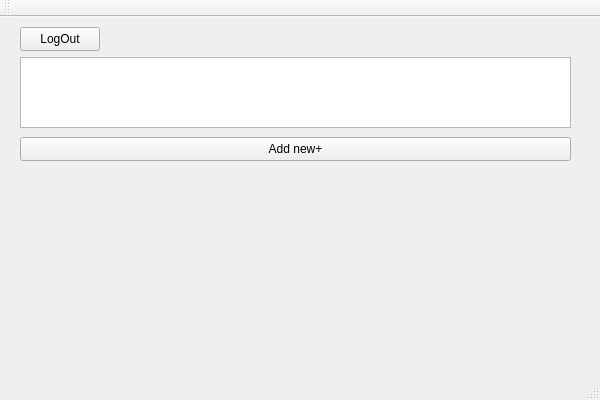
<?xml version="1.0" encoding="UTF-8"?>
<ui version="4.0">
 <class>MainMenuClass</class>
 <widget class="QMainWindow" name="MainMenuClass">
  <property name="geometry">
   <rect>
    <x>0</x>
    <y>0</y>
    <width>600</width>
    <height>400</height>
   </rect>
  </property>
  <property name="tabletTracking">
   <bool>false</bool>
  </property>
  <property name="windowTitle">
   <string>MainMenu</string>
  </property>
  <widget class="QWidget" name="centralWidget">
   <widget class="QPushButton" name="LogOut">
    <property name="geometry">
     <rect>
      <x>20</x>
      <y>10</y>
      <width>80</width>
      <height>24</height>
     </rect>
    </property>
    <property name="text">
     <string>LogOut</string>
    </property>
   </widget>
   <widget class="QTableWidget" name="WebsList">
    <property name="geometry">
     <rect>
      <x>20</x>
      <y>40</y>
      <width>551</width>
      <height>71</height>
     </rect>
    </property>
    <property name="selectionBehavior">
     <enum>QAbstractItemView::SelectionBehavior::SelectRows</enum>
    </property>
    <property name="showGrid">
     <bool>false</bool>
    </property>
    <property name="columnCount">
     <number>2</number>
    </property>
    <attribute name="horizontalHeaderVisible">
     <bool>false</bool>
    </attribute>
    <attribute name="verticalHeaderVisible">
     <bool>false</bool>
    </attribute>
    <column/>
    <column/>
   </widget>
   <widget class="QPushButton" name="AddNew">
    <property name="geometry">
     <rect>
      <x>20</x>
      <y>120</y>
      <width>551</width>
      <height>24</height>
     </rect>
    </property>
    <property name="text">
     <string>Add new+</string>
    </property>
   </widget>
   <widget class="QLabel" name="Username">
    <property name="geometry">
     <rect>
      <x>180</x>
      <y>10</y>
      <width>201</width>
      <height>16</height>
     </rect>
    </property>
    <property name="text">
     <string/>
    </property>
   </widget>
  </widget>
  <widget class="QMenuBar" name="menuBar">
   <property name="geometry">
    <rect>
     <x>0</x>
     <y>0</y>
     <width>600</width>
     <height>21</height>
    </rect>
   </property>
  </widget>
  <widget class="QToolBar" name="mainToolBar">
   <attribute name="toolBarArea">
    <enum>TopToolBarArea</enum>
   </attribute>
   <attribute name="toolBarBreak">
    <bool>false</bool>
   </attribute>
  </widget>
  <widget class="QStatusBar" name="statusBar"/>
 </widget>
 <layoutdefault spacing="6" margin="11"/>
 <resources/>
 <connections/>
</ui>
